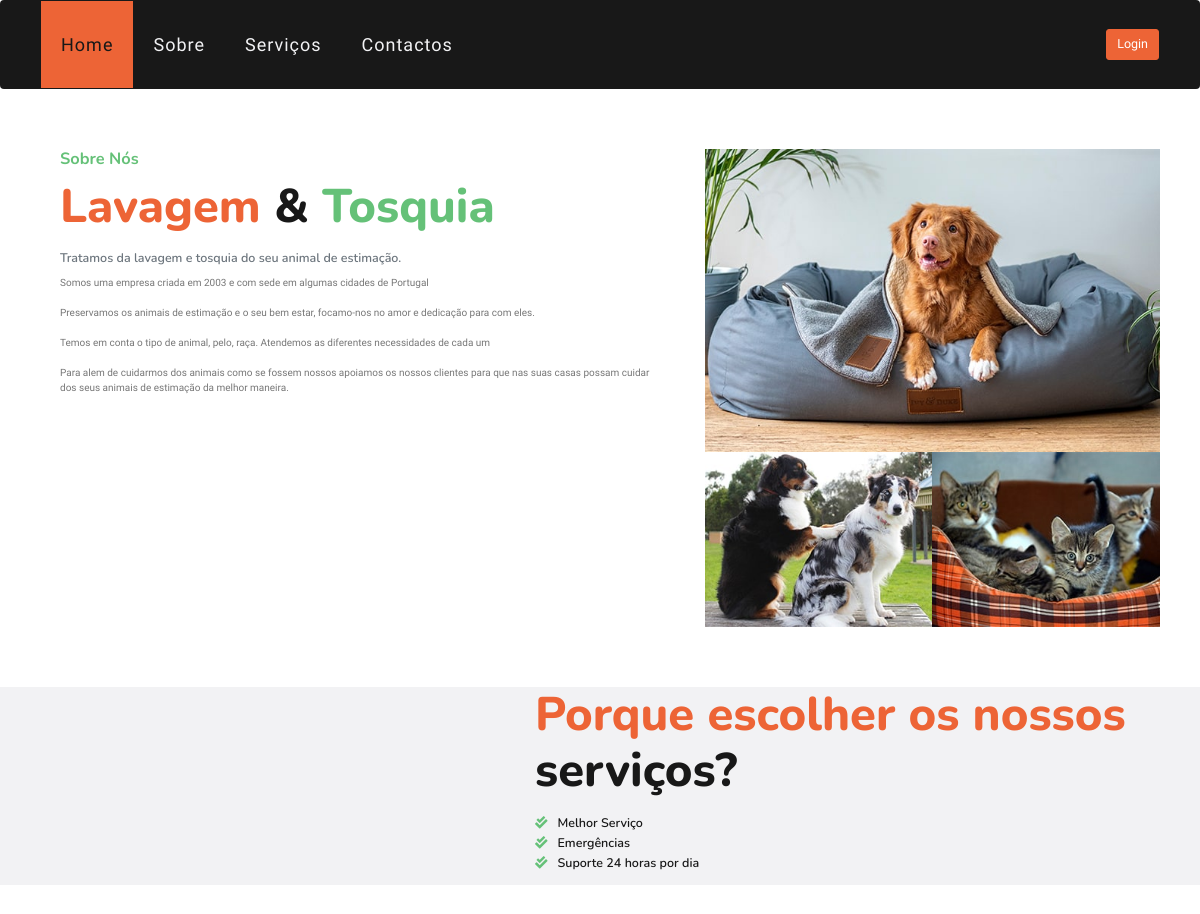
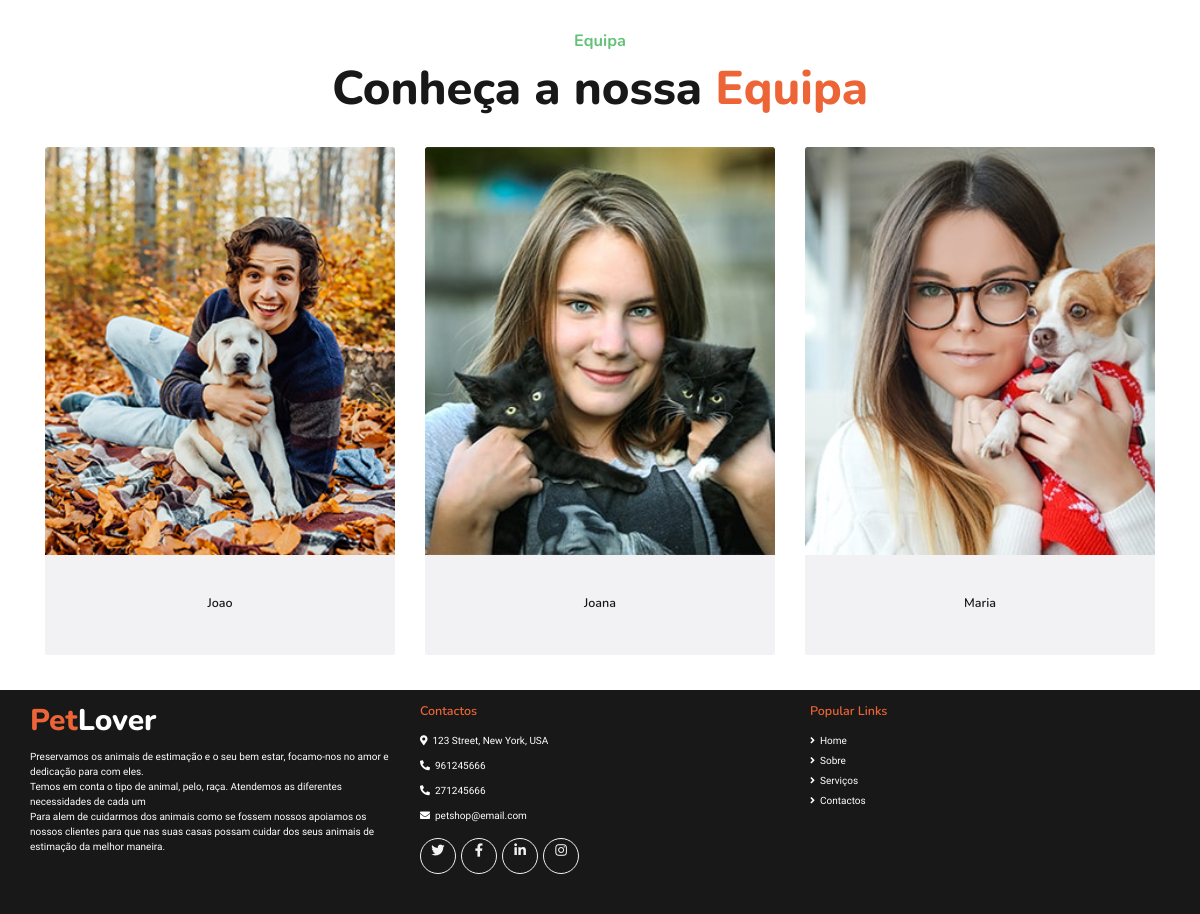
Page /paginas/sobre.php on the committed database (2 pictures, top to bottom).
### tables this page shows
CREATE TABLE `utilizadores` (
  `id` int(11) NOT NULL,
  `nomeUtilizador` text NOT NULL,
  `password` text NOT NULL,
  `email` text NOT NULL,
  `telemovel` int(13) NOT NULL,
  `tipo` enum('cliente','funcionario','admin') DEFAULT NULL,
  `imagem` varchar(60) DEFAULT NULL
);

### paginas/sobre.php (the view, shortened to what this page needs)
<!DOCTYPE html>
<html>
<?php
require 'head.php';
$funcionarios = mysqli_query($conn, "SELECT * FROM utilizadores WHERE tipo='funcionario'");
?>
<body>
    <?php require 'header.php' ?>
    <div class="container py-5">
        <div class="row py-5">
            <div class="col-lg-7 pb-5 pb-lg-0 px-3 px-lg-5">
                <h4 class="text-secondary mb-3">Sobre Nós</h4>
                <h1 class="display-4 mb-4"><span class="text-primary">Lavagem</span> & <span class="text-secondary">Tosquia</span></h1>
                <h5 class="text-muted mb-3">Tratamos da lavagem e tosquia do seu animal de estimação.</h5>
                <p class="mb-4"> Somos uma empresa criada em 2003 e com sede em algumas cidades de Portugal</p>
                <p class="mb-4"> Preservamos os animais de estimação e o seu bem estar, focamo-nos no amor e dedicação para com eles. </p>
                <p class="mb-4"> Temos em conta o tipo de animal, pelo, raça. Atendemos as diferentes necessidades de cada um</p>
                <p class="mb-4"> Para alem de cuidarmos dos animais como se fossem nossos apoiamos os nossos clientes para que nas suas casas possam cuidar dos seus animais de estimação da melhor maneira.</p>
            </div>
            <div class="col-lg-5">
                <div class="row px-3">
                    <div class="col-12 p-0">
                        <img class="img-fluid w-100" src="sobre1.jpg" alt="">
                    </div>
                    <div class="col-6 p-0">
                        <img class="img-fluid w-100" src="sobre2.jpg" alt="">
                    </div>
                    <div class="col-6 p-0">
                        <img class="img-fluid w-100" src="sobre3.jpg" alt="">
                    </div>
                </div>
            </div>
        </div>
    </div>
    <div class="container-fluid bg-light">
        <div class="container">
            <div class="row align-items-center">
                <div class="col-lg-5">
                </div>
                <div class="col-lg-7 py-5 py-lg-0 px-3 px-lg-5">
                    <h1 class="display-4 mb-4"><span class="text-primary">Porque escolher os nossos </span>serviços?</h1>
                    <ul class="list-inline">
                        <li>
                            <h5><i class="fa fa-check-double text-secondary mr-3"></i>Melhor Serviço</h5>
                        </li> <br>
                        <li>
                            <h5><i class="fa fa-check-double text-secondary mr-3"></i>Emergências</h5>
                        </li> <br>
                        <li>
                            <h5><i class="fa fa-check-double text-secondary mr-3"></i>Suporte 24 horas por dia</h5>
                        </li>
                    </ul>
                </div>
            </div>
        </div>
    </div>
    <div class="container mt-5 pt-5 pb-3">
        <div class="d-flex flex-column text-center mb-5">
            <h4 class="text-secondary mb-3">Equipa</h4>
            <h1 class="display-4 m-0">Conheça a nossa <span class="text-primary">Equipa</span></h1>
        </div>
        <div class="row">
            <?php
            while ($funcionarioInfo = mysqli_fetch_array($funcionarios)) {
            ?>
                <div class="col-4">
                    <div class="team card position-relative overflow-hidden border-0 mb-4">
                        <img class="card-img-top" src="<?php echo $funcionarioInfo['imagem'] ?>" alt="">
                        <div class="card-body text-center p-0">
                            <div class="team-text d-flex flex-column justify-content-center bg-light">
                                <h5 class="text-capitalize"> <?php echo $funcionarioInfo['nomeUtilizador'] ?> </h5>
                            </div>
                        </div>
                    </div>
                </div>
            <?php } ?>
        </div>
    </div>
    <?php require 'footer.php'; ?>
</body>
</html>

### rows in the picture
utilizadores: imagem (picture), nomeUtilizador "Joao"
utilizadores: imagem (picture), nomeUtilizador "Joana"
utilizadores: imagem (picture), nomeUtilizador "Maria"
